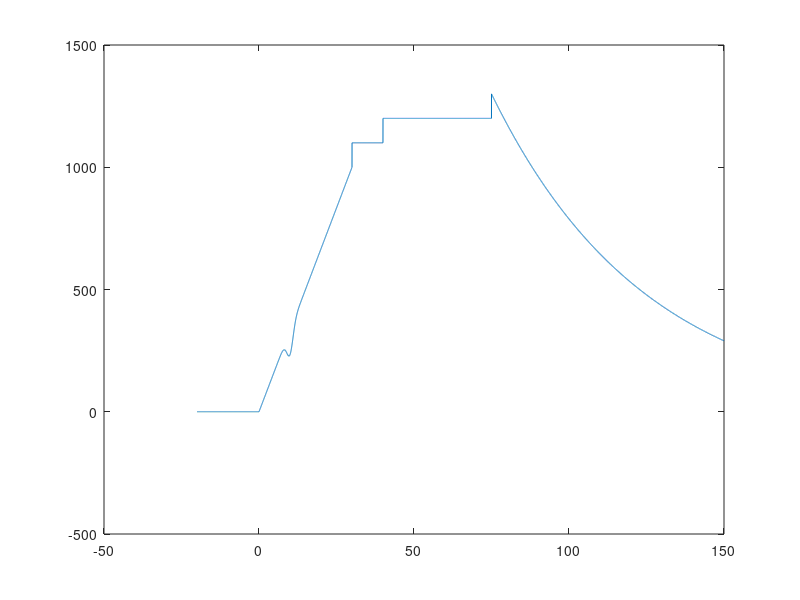

This chart was generated by the following MATLAB code: (Note: this script raises an error after producing the figure.)
function GenerateSignals()

%% base velocity history
T=1/80; % ns
time=-20:T:150; % ns
velocity=zeros(size(time)); % m/s

t1=30;
v1=1000;
index=(time>0);
velocity(index)=time(index)*v1/t1;

index=(time>30) & (time<40);
velocity(index)=1100;

v2=1200;
t2=75;
index=(time>=40) & (time<t2);
velocity(index)=v2;

index=(time>=t2);
velocity(index)=(v2+100)*exp(-(time(index)-t2)/50);

velocity=velocity-100*exp(-(time-10).^2/(2*1^2));

plot(time,velocity);

time=time*1e-9; % convert ns to s
data=[time(:) velocity(:)];
filename='VelocityProfile.txt';
if exist(filename,'file')
    delete(filename)
end
SMASH.FileAccess.writeFile(filename,data,'%+#10.6e %+#10.6g\n',...
    {'Time (s) Velocity (m/s)'});

%% exampleA : velocity history only
params.wavelength=1550e-9;
params.fshift=1e9;
params.coupling='AC';
loadSMASH -program fringen
signalA=fringen('PDV',filename,params); 
signalA=signalA/(std(signalA)*sqrt(2)); % normalized amplitude to 1

noise=randn(size(signalA));
kernel=-11:11;
kernel=exp(-kernel.^2/(2*3^2));
noise=conv2(noise,kernel,'same');
sigma=0.20;
noise=noise*(sigma/std(noise));
signalA=signalA+noise;

N=numel(signalA);
N2=pow2(nextpow2(N));
transform=fft(signalA,N2);
T=T*1e-9;
f=(0:N2/2)/(N2*T);
f=[f -f(end-1:-1:2)];
profile=1./(1+(f/25e9).^30); % Butterworth filter
transform=transform.*profile(:);
signalA=ifft(transform,'symmetric');
signalA=signalA(1:N);

data=[time(:) signalA(:)];
filename='exampleA.txt';
if exist(filename,'file')
    delete(filename)
end
SMASH.FileAccess.writeFile(filename,data,'%#+10.6e %#+10.4g\n',...
    {'Time (s) Signal (arg)'});


%% exampleB

%% 

end